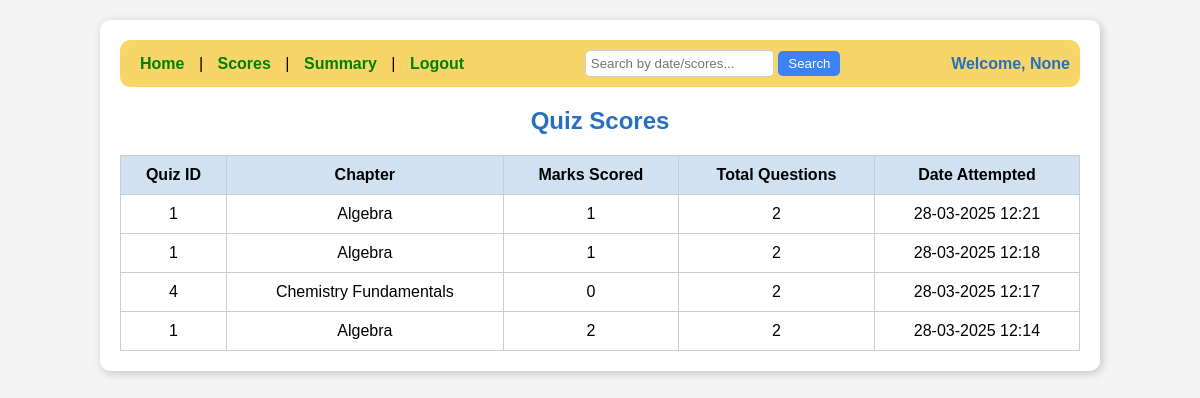
Screenshot of /scores (signed in) with the database file from the repository.
### model.py (models this page shows, shortened)
class Chapter(db.Model):
    id = db.Column(db.Integer, primary_key=True)
    subject_id = db.Column(db.Integer, db.ForeignKey('subject.id'), nullable=False)
    name = db.Column(db.String(200), nullable=False)
    description = db.Column(db.Text, nullable=True)
    subject = db.relationship('Subject', backref=db.backref('chapters', lazy=True))

### app.py (the view)
@app.route('/scores')
def view_scores():
    if 'user_id' not in session:
        flash('Please log in to continue.', 'danger')
        return redirect(url_for('login'))
    user_id = session['user_id']
    scores = db.session.query(
        Score.quiz_id, Score.total_scored, Score.time_stamp_of_attempt,
        Chapter.name.label('chapter_name'),
        db.func.count(Question.id).label('total_questions')
    ).join(Quiz, Score.quiz_id == Quiz.id)\
     .join(Chapter, Quiz.chapter_id == Chapter.id)\
     .join(Question, Quiz.id == Question.quiz_id)\
     .filter(Score.user_id == user_id)\
     .group_by(Score.quiz_id, Score.total_scored, Score.time_stamp_of_attempt, Chapter.name)\
     .order_by(Score.time_stamp_of_attempt.desc())\
     .all()
    return render_template('score.html', scores=scores, user_name=session.get('user_name'))

### templates/score.html (shortened to what this page needs)
<!DOCTYPE html>
<html lang="en">
<head>
    <link rel="stylesheet" href="{{ url_for('static', filename='scores.css') }}">
</head>
<body>
    <div class="dashboard">
        <nav class="navbar">
            <div class="nav-links">
                <a href="#">Home</a> |
                <a href="#">Scores</a> |
                <a href="#">Summary</a> |
                <a href="{{ url_for('logout') }}">Logout</a>
            </div>
            <div class="search-bar">
                <input type="text" id="search-input" placeholder="Search by date/scores...">
                <button onclick="filterScores()">Search</button>
            </div>
            <div class="user">Welcome, {{ user_name }}</div>
        </nav>
        <div class="content">
            <h2>Quiz Scores</h2>
            <table class="scores-table">
                <thead>
                    <tr>
                        <th>Quiz ID</th>
                        <th>Chapter</th>
                        <th>Marks Scored</th>
                        <th>Total Questions</th>
                        <th>Date Attempted</th>
                    </tr>
                </thead>
                <tbody id="scores-body">
                    {% for score in scores %}
                    <tr>
                        <td>{{ score.quiz_id }}</td>
                        <td>{{ score.chapter_name }}</td>
                        <td>{{ score.total_scored }}</td>
                        <td>{{ score.total_questions }}</td>
                        <td>{{ score.time_stamp_of_attempt.strftime('%d-%m-%Y %H:%M') }}</td>
                    </tr>
                    {% endfor %}
                </tbody>
            </table>
        </div>
    </div>
</body>
</html>

### static/scores.css (style rules this page uses)
body { font-family: Arial, sans-serif; background-color: #f4f4f4; margin: 0; padding: 0; }
.dashboard { width: 80%; margin: 20px auto; background: white; padding: 20px; border-radius: 10px; box-shadow: 2px 2px 10px rgba(0, 0, 0, 0.2); }
.navbar { display: flex; justify-content: space-between; align-items: center; background: #f8d568; padding: 10px; border-radius: 10px; }
.nav-links a { text-decoration: none; color: green; font-weight: bold; margin: 0 10px; }
.search-bar input { padding: 5px; border-radius: 5px; border: 1px solid #ccc; }
.search-bar button { padding: 5px 10px; border: none; background: #3b82f6; color: white; cursor: pointer; border-radius: 5px; }
.user { font-weight: bold; color: #276fbf; }
.content { text-align: center; margin-top: 20px; }
h2 { color: #276fbf; }
.scores-table { width: 100%; border-collapse: collapse; margin-top: 15px; }
.scores-table th, .scores-table td { border: 1px solid #ccc; padding: 10px; text-align: center; }
.scores-table th { background: #d0e2f2; font-weight: bold; }

### rows the page displays
Chapter: quiz_id "1", chapter_name "Algebra", total_scored "1", total_questions "2", time_stamp_of_attempt "28-03-2025 12:21", time_stamp_of_attempt "28-03-2025 12:18", total_scored "2", time_stamp_of_attempt "28-03-2025 12:14"
Chapter: quiz_id "4", chapter_name "Chemistry Fundamentals", total_scored "0", total_questions "2", time_stamp_of_attempt "28-03-2025 12:17"

### other values shown
{{ user_name }} "None"
